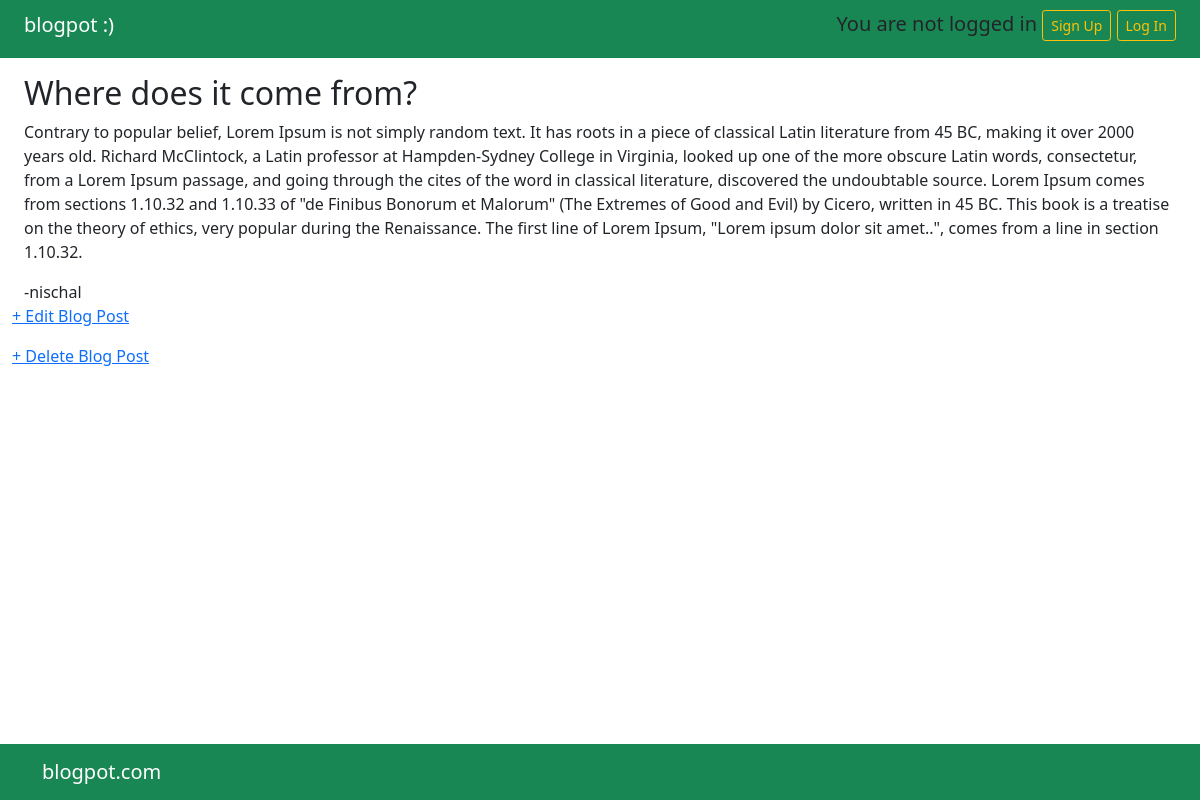
/post/5/, run on the app's committed database.
### blog/models.py (models this page shows, shortened)
class Post(models.Model):
    title = models.CharField(max_length=200)
    author = models.ForeignKey(
        'auth.User',
        on_delete=models.CASCADE,
    )
    body = models.TextField()

### blog/views.py (the view)
# urls.py: path('post/<int:pk>/', BlogDetailView.as_view(), name='post_detail'),
class BlogDetailView(DetailView):
    model = Post
    template_name = 'post_detail.html'

### templates/post_detail.html
{% extends 'base.html' %}
{% block content %}
<div class="post-entry container-fluid my-3">
<h2>{{ object.title }}</h2>
<p>{{ object.body }}</p>
</div>
<div class="container-fluid">
    <text>-{{ post.author }}</text>
</div>
<p><a href="{% url 'post_edit' post.pk %}">+ Edit Blog Post</a></p>
<p><a href="{% url 'post_delete' post.pk %}">+ Delete Blog Post</a></p>
{% endblock content %}

### data on the page
Post: title "Where does it come from?", body "Contrary to popular belief, Lorem Ipsum is not simply random text. It has roots in a piece of classical Latin literature from 45 BC, making it over 2000 years old. Richard McClintock, a Latin professor at Hampden-Sydney College in Virginia, looked up one of the more obscure Latin words, consectetur, from a Lorem Ipsum passage, and going through the cites of the word in classical literature, discovered the undoubtable source. Lorem Ipsum comes from sections 1.10.32 and 1.10.33 of \"de Finibus Bonorum et Malorum\" (The Extremes of Good and Evil) by Cicero, written in 45 BC. This book is a treatise on the theory of ethics, very popular during the Renaissance. The first line of Lorem Ipsum,…", author "nischal"
